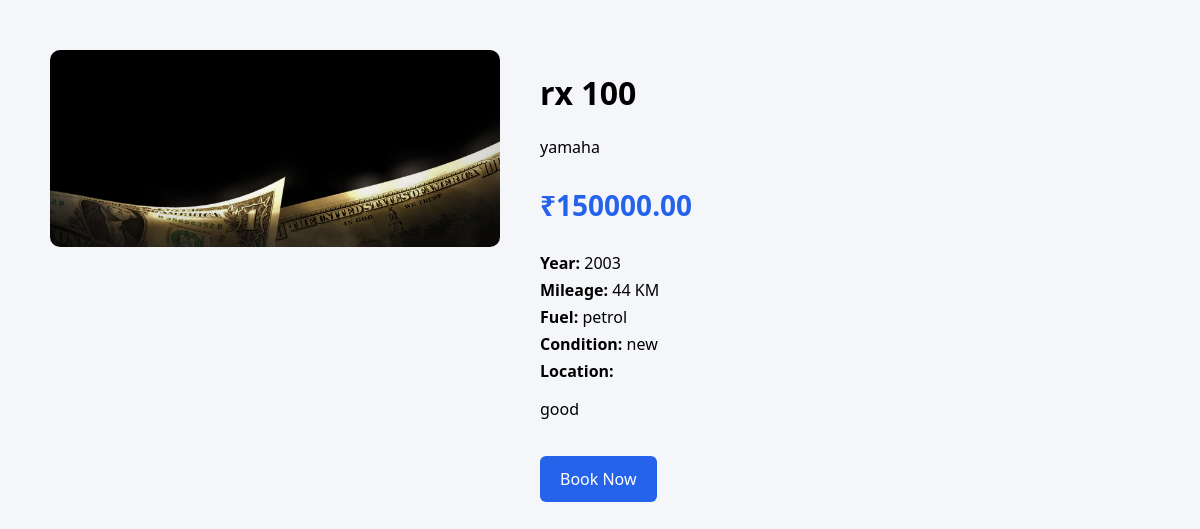
/bike/4/, run on the app's committed database.
### bike/models.py (models this page shows, shortened)
class Bike(models.Model):
    CONDITION_CHOICES = (
        ('new', 'New'),
        ('used', 'Used'),
    )
    FUEL_CHOICES = (
        ('petrol', 'Petrol'),
        ('electric', 'Electric'),
        ('diesel', 'Diesel'),
    )
    seller = models.ForeignKey(
        User,
        on_delete=models.CASCADE,
        related_name="bikes"
    )
    title = models.CharField(max_length=200)
    brand = models.CharField(max_length=100)
    category = models.ForeignKey(
        Category,
        on_delete=models.SET_NULL,
        null=True,
        related_name="bikes"
    )
    description = models.TextField()
    price = models.DecimalField(
        max_digits=10,
        decimal_places=2
    )
    condition = models.CharField(
        max_length=10,
        choices=CONDITION_CHOICES,
        default='new'
    )
    year = models.PositiveIntegerField()
    mileage = models.PositiveIntegerField(
        help_text="KM Driven"
    )
    engine_capacity = models.CharField(
        max_length=50,
        help_text="Example: 150cc"
    )
    fuel_type = models.CharField(
        max_length=20,
        choices=FUEL_CHOICES,
        default='petrol'
    )
    color = models.CharField(max_length=50)
    location = models.CharField(max_length=200)
    main_image = models.ImageField(
        upload_to="bike_images/"
    )
    stock = models.PositiveIntegerField(default=1)
    is_available = models.BooleanField(default=True)
    is_featured = models.BooleanField(default=False)
    created_at = models.DateTimeField(
        auto_now_add=True
    )
    updated_at = models.DateTimeField(
        auto_now=True
    )

### bike/views.py (the view)
# urls.py: path("bike/<int:bike_id>/",views.bike_detail,name="bike_detail"),
def bike_detail(request, bike_id):
    bike = get_object_or_404(Bike, id=bike_id)
    return render(request, 'bike_details.html', {
        'bike': bike
    })

### bike/templates/bike_details.html (shortened to what this page needs)
{% load static %}
<!DOCTYPE html>
<html>
<head>
    <link rel="stylesheet" href="{% static 'css/bike_details.css' %}">
</head>
<body>
<div class="detail-container">
    <div class="image-section">
        <img src="{{ bike.main_image.url }}" alt="{{ bike.title }}">
    </div>
    <div class="info-section">
        <h1>{{ bike.title }}</h1>
        <p class="brand">{{ bike.brand }}</p>
        <p class="price">₹{{ bike.price }}</p>
        <div class="specs">
            <p><strong>Year:</strong> {{ bike.year }}</p>
            <p><strong>Mileage:</strong> {{ bike.mileage }} KM</p>
            <p><strong>Fuel:</strong> {{ bike.fuel_type }}</p>
            <p><strong>Condition:</strong> {{ bike.condition }}</p>
            <p><strong>Location:</strong> {{ bike.location }}</p>
        </div>
        <p class="description">{{ bike.description }}</p>
        <a href="{% url 'book_now' bike.id %}" class="btn-book">
            Book Now
        </a>
    </div>
</div>
</body>
</html>

### bike/static/css/bike_details.css (style rules this page uses)
body { font-family: 'Segoe UI', sans-serif; background: #f4f6f9; margin: 0; }
.detail-container { display: flex; padding: 50px; gap: 40px; }
.image-section img { width: 450px; border-radius: 10px; }
.info-section { max-width: 500px; }
.price { font-size: 28px; color: #2563eb; font-weight: bold; }
.specs p { margin: 5px 0; }
.btn-book { display: inline-block; margin-top: 20px; padding: 12px 20px; background: #2563eb; color: white; text-decoration: none; border-radius: 6px; transition: 0.3s; }

### data on the page
Bike: main_image (picture), title "rx 100", brand "yamaha", price "150000.00", year "2003", mileage "44", fuel_type "petrol", condition "new", description "good"
